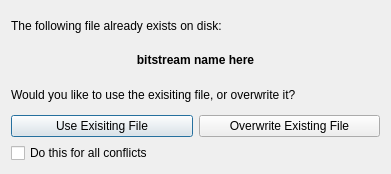
<?xml version="1.0" encoding="UTF-8"?>
<ui version="4.0">
 <class>FileOverwriteDialog</class>
 <widget class="QDialog" name="FileOverwriteDialog">
  <property name="geometry">
   <rect>
    <x>0</x>
    <y>0</y>
    <width>391</width>
    <height>174</height>
   </rect>
  </property>
  <property name="windowTitle">
   <string>Dialog</string>
  </property>
  <property name="layoutDirection">
   <enum>Qt::LeftToRight</enum>
  </property>
  <layout class="QVBoxLayout" name="verticalLayout">
   <item>
    <widget class="QLabel" name="label">
     <property name="text">
      <string>The following file already exists on disk:</string>
     </property>
    </widget>
   </item>
   <item>
    <widget class="QLabel" name="m_PathLabel">
     <property name="text">
      <string>&lt;b&gt;bitstream name here&lt;/b&gt;</string>
     </property>
     <property name="alignment">
      <set>Qt::AlignCenter</set>
     </property>
     <property name="wordWrap">
      <bool>true</bool>
     </property>
    </widget>
   </item>
   <item>
    <widget class="QLabel" name="label_2">
     <property name="text">
      <string>Would you like to use the exisiting file, or overwrite it?</string>
     </property>
    </widget>
   </item>
   <item>
    <layout class="QHBoxLayout" name="horizontalLayout">
     <item>
      <widget class="QPushButton" name="m_UseExistingButton">
       <property name="text">
        <string>Use Exisiting File</string>
       </property>
      </widget>
     </item>
     <item>
      <widget class="QPushButton" name="m_OverwriteButton">
       <property name="text">
        <string>Overwrite Existing File</string>
       </property>
      </widget>
     </item>
    </layout>
   </item>
   <item>
    <widget class="QCheckBox" name="m_ApplyToAllCheckbox">
     <property name="text">
      <string>Do this for all conflicts</string>
     </property>
    </widget>
   </item>
  </layout>
 </widget>
 <resources/>
 <connections/>
</ui>
